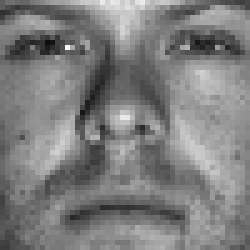
#> input picture Assignment 2/yaleBfaces/subset0/person01_02.png, 50 x 50 px (shown 5 times larger); its folder holds 4 pictures in this run
$ jupyter execute --allow-errors 'Assignment 2 Task 2.ipynb'
#> lines starting #> are read from the running program, lines starting #| are printed output that depends on the picture
[cell 1]
import os
from imageio import imread
import numpy as np

def read_image(folder_path):
    """
    read the image and store its array and label in lists

    Args:
        folder_path (str): the path of folder,that contains the images

    Returns:
        features(numpy.array): a matrix of vectorized images
        labels(numpy.array): a matrix of labels of corresponding images
    """
#> called with folder_path = 'yaleBfaces/subset0'
    features, labels = [], []
    files = os.listdir(folder_path)
    for f in files:
        file_path = os.path.join(folder_path, f)
        feature = imread(file_path).flatten()
#> feature = 2500 values, max 246 at index 463, min 15 at index 409, mean 126.6
        label = int(f.split("_")[0][-2:])
        features.append(feature)
        labels.append(label)
    features = np.array(features)
    labels = np.array(labels)
    return features, labels

# load training data
train_data_path = "yaleBfaces/subset0"
features_train_data, label_train_data = read_image(train_data_path)

# load test data
test_data = []
#> (the rest of this cell did not finish here and is left out)

    test_data.append([features_test_data, label_test_data])

# print the first 3 vectorized images in training data
for i in range(3):
    print(features_train_data[i, :].reshape(50, 50),"\n")

[cell 2]
def compute_singular_values(T):
    """
    compute the 20 first singular vectors of input matrix

    Args:
        T (numpy.array): vectorized images

    Returns:
        u_20(numpy.array): a matrix,that contains the 20 first singular vectors

    """
    u = np.linalg.svd(T.T)[0]
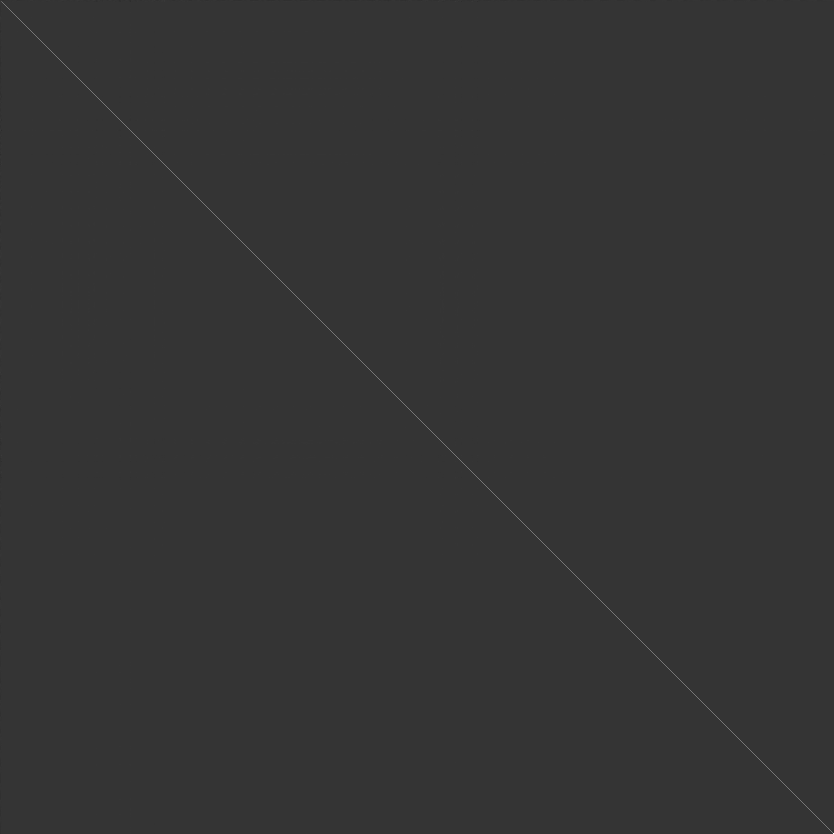
#> u: shape (2500, 2500) float64 (shown at 1/3 size); min -0.261, max 1, mean 1.66e-05; drawn with min black and max white
    u_20 = u[:, :20]
    return u_20

u_20 = compute_singular_values(features_train_data)
print(u_20)
